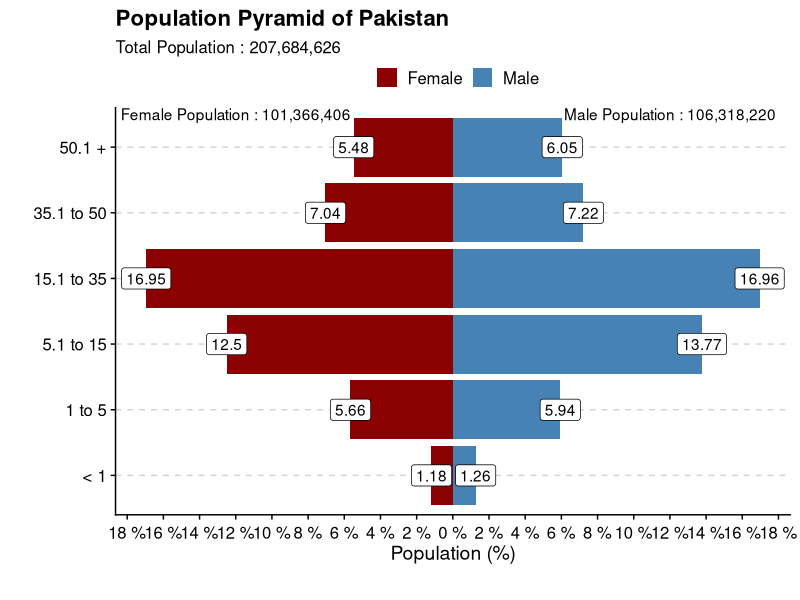

The R script that drew this image:
#####################################################################
# Title: Indicator : Demographic Graphs
# Author: Muhammad Uzair Aslam
# Date: 10/16/2022
# Purpose: Analyze Pakistan Population Demographics
# Data Sets : Census 2017
#####################################################################

# Libraries ---- 

library(tidyverse)
library(readxl)
library(cowplot)

# Data ----

pop_data <- read_excel("Census-Data.xlsx", sheet = 1)

pop_data <- select(pop_data ,c(Age_Bracket, M, F))

# Manipulating data ----

data <- pop_data %>%
  pivot_longer(names_to = 'Gender', values_to = 'Population', cols = 2:3) %>%
  mutate(PopPerc = case_when(Gender =='M' ~ round(Population / sum(Population) * 100, 2),
                           TRUE ~ -round(Population / sum(Population) * 100, 2)),
         signal = case_when(Gender == 'M' ~ 1,
                          TRUE ~ -1))

# Make new age variable with factor
data$Age <- as.factor(data$Age_Bracket)

# Make age as ordered factor
data$Age <- factor(data$Age,levels=unique(data$Age), ordered = TRUE)

# Store sum of genders in respective variables
male <- sum(filter(data,Gender == 'M')$Population)
female <- sum(filter(data,Gender == 'F')$Population)

# Plotting ---- 

ggplot(data,aes(x = Age,y = PopPerc))+
  geom_bar(aes(fill= Gender), stat='identity')+
  #geom_text(aes(label=abs(PopPerc)),)+
  geom_label(aes(label=abs(PopPerc)), position = 'identity',stat ='identity')+
  coord_flip()+
  scale_fill_manual(name ='',values = c('darkred','steelblue'),labels = c("Female","Male"))+
  scale_y_continuous(breaks = seq(-20,20,2),
                     labels = function(x){paste(abs(x),'%')})+
  labs(x = '', y = 'Population (%)',
       title = 'Population Pyramid of Pakistan',
       subtitle = paste('Total Population :', format(sum(data$Population), big.mark = ',')),
       caption ='',)+
  annotate(geom="text", 
           x=6.5, 
           y=12, 
           label= paste('Male Population :', format(male,big.mark=',')),
           color="black") +
  annotate(geom="text", 
           x= 6.5, 
           y= -12, 
           label= paste('Female Population :', format(female,big.mark=',')),
           color="black") +
  cowplot::theme_cowplot()+
  theme(axis.text.x=element_text(vjust=.5),
        panel.grid.major.y = element_line(color='lightgray',linetype='dashed'),
        legend.position = 'top',
        legend.justification = 'center')
